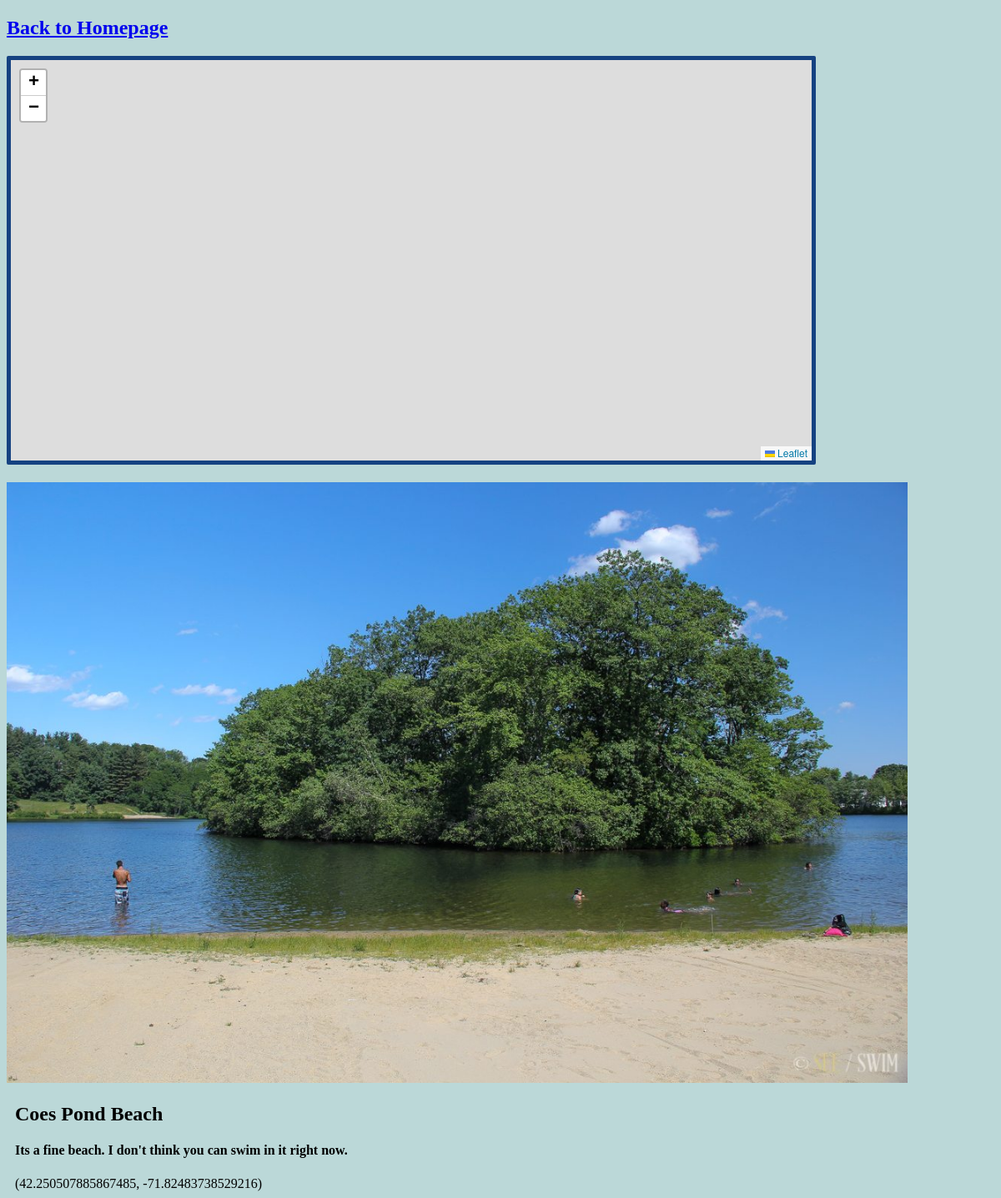
/home/2/, run on an earlier commit of the app's database.
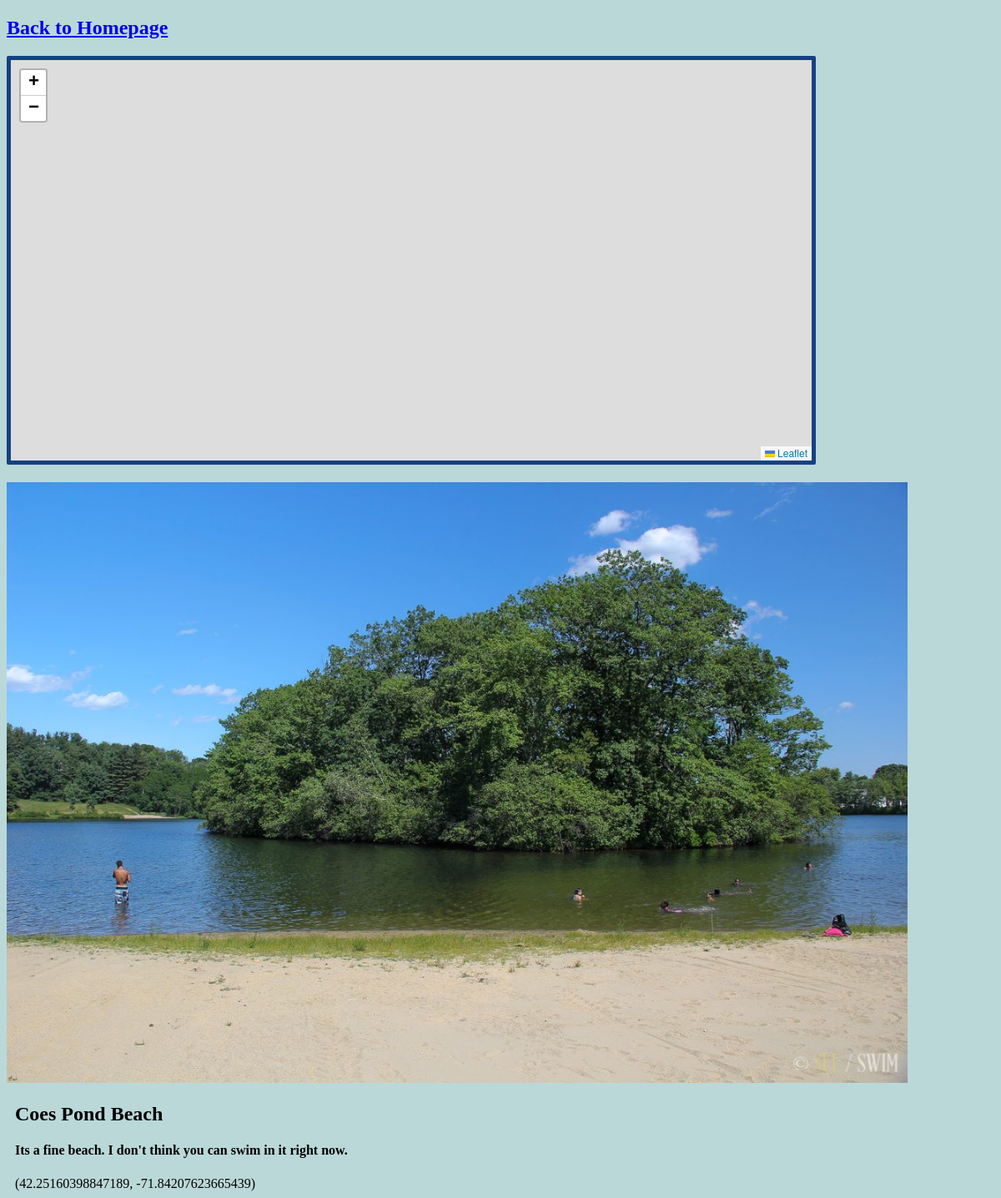
And on a later commit of the database.
### maps/models.py (models this page shows)
class Spot(models.Model):
    spot_name = models.CharField(max_length=64)
    spot_description = models.CharField(max_length=256)
    spot_latitude = models.FloatField(default=0)
    spot_longitude = models.FloatField(default=0)
    photo = models.ImageField(upload_to = "media/spotPhotos")

### maps/views.py (the view)
# urls.py: path("<int:spot_id>/", views.SpotPage, name="spot home"),
def SpotPage(request, spot_id):
    spot_list = Spot.objects.filter(id=spot_id)
    cord_list = Spot.objects.filter(id=spot_id).values('id','spot_name','spot_latitude','spot_longitude') # context for javascript (map marker creation)
    context = {
        "spots": list(spot_list),
        "cords": list(cord_list),
    }
    template = loader.get_template("MapSpot.html")
    return HttpResponse(template.render(context, request))

### maps/templates/MapSpot.html (shortened to what this page needs)
{% extends 'HomeSpot.html' %}
{% block content %}
<div id="map" style = "height: 60vh; width: 80vw;"></div>
{% endblock content %}

### maps/templates/HomeSpot.html (shortened to what this page needs)
<!DOCTYPE html>
<html lang="en">
<head>
    <link rel="stylesheet" href="https://unpkg.com/leaflet@1.9.4/dist/leaflet.css" />
</head>
<body class="container">
    <a href="/home/"><h2>Back to Homepage</h2></a>
    {% block content %}{% endblock content %}
    {% if spots %}
        <ul>
            {% for spot in spots %}
                <a href="/home/{{ spot.id }}/">
                <img src="{{ spot.photo.url }}" style="width: 90vw;">
                </a>
                <li> <h2>{{spot.spot_name}}</h2> </li>
                <ul>
                    <li> <h4>{{spot.spot_description}}</h4> </li>
                    <li> ({{spot.spot_latitude}}, {{spot.spot_longitude}}) </li>
                </ul>
            {% endfor %}
        </ul>
    {% endif %}
</body>
</html>

What changed in the data, as far as the page shows it:
changed Spot "Coes Pond Beach": spot_latitude "42.250507885867485" → "42.25160398847189"; spot_longitude "-71.82483738529216" → "-71.84207623665439"
